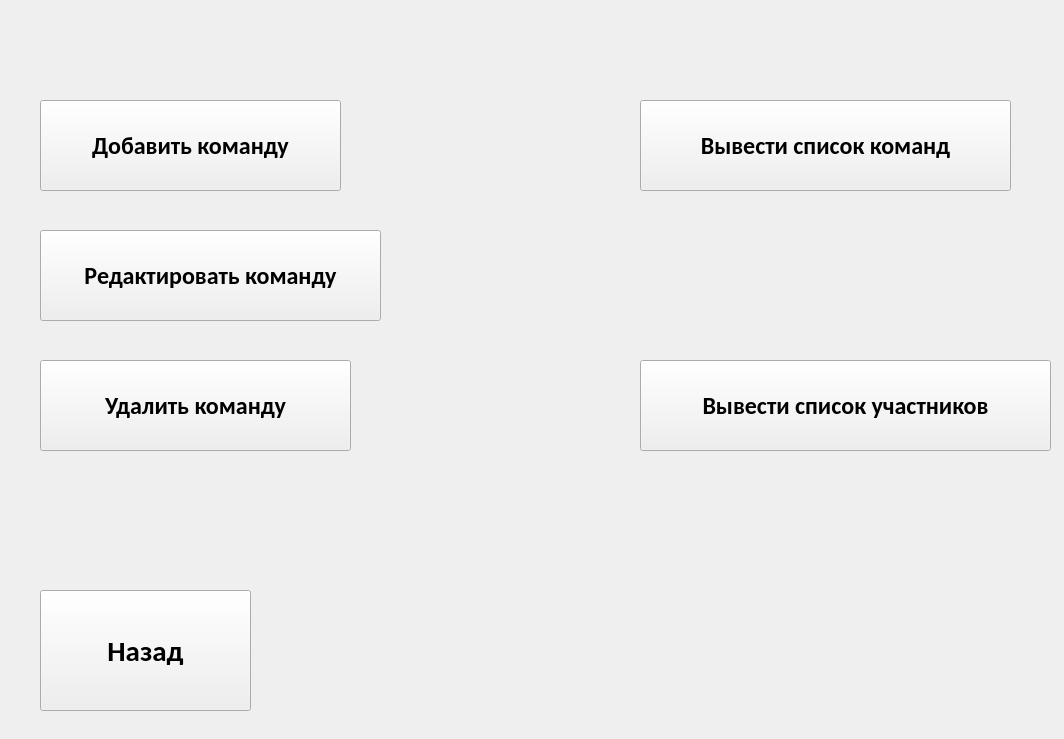
<?xml version="1.0" encoding="UTF-8"?>
<ui version="4.0">
 <class>MainWindow</class>
 <widget class="QMainWindow" name="MainWindow">
  <property name="geometry">
   <rect>
    <x>0</x>
    <y>0</y>
    <width>1064</width>
    <height>739</height>
   </rect>
  </property>
  <property name="windowTitle">
   <string>MainWindow</string>
  </property>
  <widget class="QWidget" name="centralwidget">
   <widget class="QPushButton" name="Back">
    <property name="geometry">
     <rect>
      <x>40</x>
      <y>590</y>
      <width>211</width>
      <height>121</height>
     </rect>
    </property>
    <property name="font">
     <font>
      <family>Calibri</family>
      <pointsize>22</pointsize>
      <weight>75</weight>
      <bold>true</bold>
     </font>
    </property>
    <property name="text">
     <string>Назад</string>
    </property>
   </widget>
   <widget class="QPushButton" name="AddTeam">
    <property name="geometry">
     <rect>
      <x>40</x>
      <y>100</y>
      <width>301</width>
      <height>91</height>
     </rect>
    </property>
    <property name="font">
     <font>
      <family>Calibri</family>
      <pointsize>18</pointsize>
      <weight>75</weight>
      <bold>true</bold>
     </font>
    </property>
    <property name="text">
     <string>Добавить команду</string>
    </property>
   </widget>
   <widget class="QPushButton" name="EditTeam">
    <property name="geometry">
     <rect>
      <x>40</x>
      <y>230</y>
      <width>341</width>
      <height>91</height>
     </rect>
    </property>
    <property name="font">
     <font>
      <family>Calibri</family>
      <pointsize>18</pointsize>
      <weight>75</weight>
      <bold>true</bold>
     </font>
    </property>
    <property name="text">
     <string>Редактировать команду</string>
    </property>
   </widget>
   <widget class="QPushButton" name="DeleteTeam">
    <property name="geometry">
     <rect>
      <x>40</x>
      <y>360</y>
      <width>311</width>
      <height>91</height>
     </rect>
    </property>
    <property name="font">
     <font>
      <family>Calibri</family>
      <pointsize>18</pointsize>
      <weight>75</weight>
      <bold>true</bold>
     </font>
    </property>
    <property name="text">
     <string>Удалить команду</string>
    </property>
   </widget>
   <widget class="QPushButton" name="Commands">
    <property name="geometry">
     <rect>
      <x>640</x>
      <y>100</y>
      <width>371</width>
      <height>91</height>
     </rect>
    </property>
    <property name="font">
     <font>
      <family>Calibri</family>
      <pointsize>18</pointsize>
      <weight>75</weight>
      <bold>true</bold>
     </font>
    </property>
    <property name="text">
     <string>Вывести список команд</string>
    </property>
   </widget>
   <widget class="QPushButton" name="pushButton">
    <property name="geometry">
     <rect>
      <x>640</x>
      <y>360</y>
      <width>411</width>
      <height>91</height>
     </rect>
    </property>
    <property name="font">
     <font>
      <family>Calibri</family>
      <pointsize>18</pointsize>
      <weight>75</weight>
      <bold>true</bold>
     </font>
    </property>
    <property name="text">
     <string>Вывести список участников</string>
    </property>
   </widget>
  </widget>
 </widget>
 <resources/>
 <connections/>
</ui>
